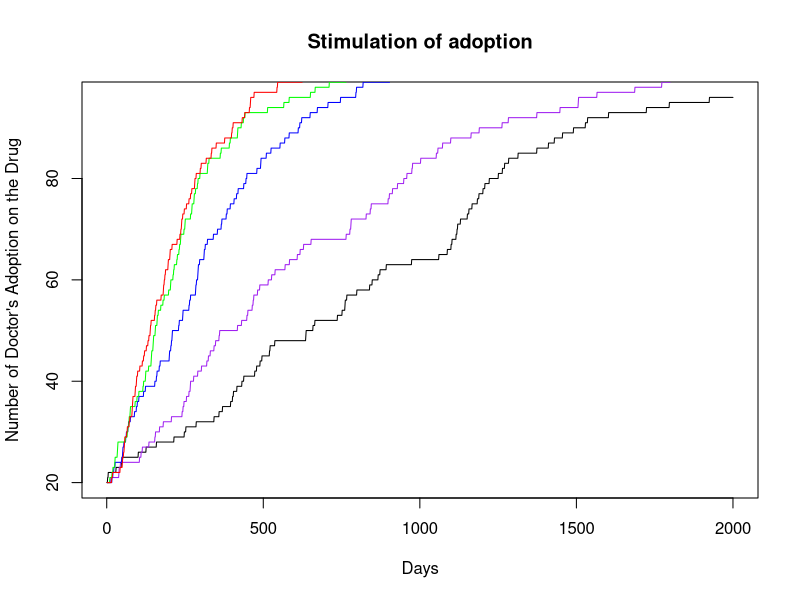

Recreate this plot in R.
# Homework 6
# Stat 133, Lec 2, Spring 2015
# Due : Friday March 20th by 5 pm

# Review the slides on simulations for this assignment.

# Consider the following model on use of a new drug:
# We have a population of doctors, population size : <n.doctors>
# Every doctor has either adopted the use of a new drug, or not (0/1 status)
# Now write a function that runs a simulation for a period of :
# <n.days> where
# - every day exactly two _random_ doctors meet
# - if one has adopted but the other one has not then the
#   holdout adopts the use of the drug with probability p
# Return a matrix that shows for each day which doctors have adopted
# the use of the drug.

# Input varibles are
# <n.days> : the number of days the simulation should be run for
# <n.doctors> : total number of doctors 
# <initial.doctors> : a 0/1 vector of length <n.doctors>, 1 for adopters
# <p> : the probability that the non-adopter adopts the drug.

# Ouput variable
# <has_adopted> : matrix with <n.doctors> rows and <n.days> columns
#                 i.e. one row for each doctor
#                 the entries are 0 for days where the doctor is a
#                 non-adopter, else 1 (so once a row turns to 1 it stays as 1).

sim.doctors <- function(initial.doctors, n.doctors, n.days, p){
  has_adopted <- matrix(0, nrow= n.doctors, ncol = n.days)
  has_adopted[,1] <- initial.doctors
  # Set up the output variable, define it as a matrix then use initial.doctors
  # to set the first column (day)
  for(i in 2:n.days){
    has_adopted[,i] <- has_adopted[, i-1]
    docs <- sample(1:n.doctors, 2, replace = FALSE)
    doc.one.adopt <- has_adopted[docs[1],i-1]
    doc.two.adopt <- has_adopted[docs[2],i-1]
    if(doc.one.adopt == 1 & doc.two.adopt == 0){
      has_adopted[docs[2], i] <- sample(0:1, 1, replace = FALSE, prob = c(1-p,p))
    }
    if(doc.two.adopt == 1 & doc.one.adopt == 0){
      has_adopted[docs[1], i] <- sample(0:1, 1, replace = FALSE, prob = c(1-p,p))
    }
  }
  # Run a simulation for <n.days> (use a for loop).  In the loop:
  # 1) pick two random doctors
  # 2) check if one has adopted the other hasn't
  # 3) convert the non-adopter with probability p
  
  # return the output
  return(has_adopted)
}

# When you test your function you have to generate <initial.doctors> and
# pick values for the other input parameters.

set.seed(42)
# Generate a value for <initial.doctors> that has 10% 1s and 90% 0s.
initial.doctors <- sample(0:1, 10, replace = TRUE, prob = c(0.9,0.1))

# Run your function for at least 5 different values of <p> and plot

trial1 <- sim.doctors(initial.doctors, n.doctors = 100, n.days=2000, p=0.1)
plot(1:ncol(trial1), colSums(trial1),col="black",
     type="l", xlab="Days", ylab="Number of Doctor's Adoption on the Drug",
     main="Stimulation of adoption",
     )

trial2 <- sim.doctors(initial.doctors, n.doctors = 100, n.days=2000, p=0.2)
lines(1:ncol(trial2), colSums(trial2),col="purple")

trial3 <- sim.doctors(initial.doctors, n.doctors = 100, n.days=2000, p=0.3)
lines(1:ncol(trial3), colSums(trial3), col="blue")

trial4 <- sim.doctors(initial.doctors, n.doctors = 100, n.days=2000, p=0.4)
lines(1:ncol(trial4), colSums(trial4), col="green")

trial5 <- sim.doctors(initial.doctors, n.doctors = 100, n.days=2000, p=0.5)
lines(1:ncol(trial5), colSums(trial5), col="red")


# on x-axis: days,
# on y-axis : the number of doctors that have already adopted the drug, on that day
# Put all 5 lines in one figure (e.g. use first plot() then lines() for the subsequent lines)

